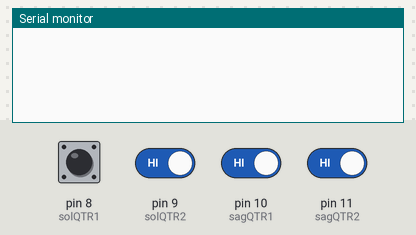
This sketch was run on a simulated Arduino Uno, built with avr-gcc and run on an emulated ATmega328P. Parts: the last lines printed to the serial monitor. The inputs (shaded band) are chosen by the test bench; at power-on: pin 8 (solQTR1), pin 9 (solQTR2), pin 10 (sagQTR1), pin 11 (sagQTR2) HIGH.

Above: at 1.2 s.
1.3 s: pin 8 (solQTR1) pulled LOW for 0.15 s
At 2.2 s:
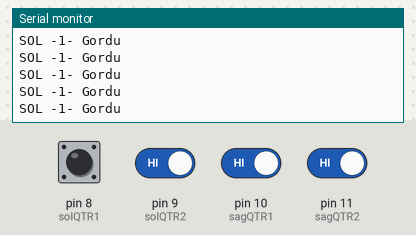
2.9 s: pin 9 (solQTR2) driven LOW
At 3.9 s:
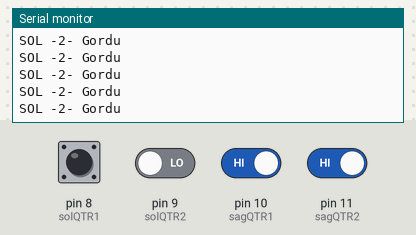
5.9 s: pin 10 (sagQTR1) driven LOW
At 6.6 s:
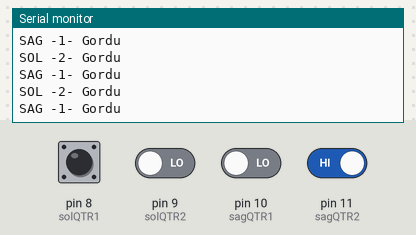

Measured:
- after the input at 1.3 s, the serial monitor: prints a new line at once (image 1)
- after the input at 2.9 s, the serial monitor: prints a new line at once (image 2)
- after the input at 5.9 s, the serial monitor: prints a new line after 0.07 s (image 3)

The sketch:

qtr.ino
```cpp
//QTRs
int solQTR1 = 8;
int solQTR2 = 9;
int sagQTR1 = 10;
int sagQTR2 = 11;

//Servo myservo;  // create servo object to control a servo
// twelve servo objects can be created on most boards

//int pos = 0;    // variable to store the servo position

void setup() {

  pinMode(solQTR1, INPUT_PULLUP);
  pinMode(solQTR2, INPUT);

  pinMode(sagQTR1, INPUT);
  pinMode(sagQTR2, INPUT);

  //myservo.attach(9);  // attaches the servo on pin 9 to the servo object

  Serial.begin(9600);

}

void loop() {

  if(!digitalRead(solQTR1)){

    Serial.println("SOL -1- Gordu");

  }

  if(!digitalRead(solQTR2)){

    Serial.println("SOL -2- Gordu");

  }

  if(!digitalRead(sagQTR1)){

    Serial.println("SAG -1- Gordu");

  }

  if(!digitalRead(sagQTR2)){

    Serial.println("SAG -2- Gordu");

  }


  /*if(digitalRead(solQTR2)){

    Serial.println("Sol QTR -2- gordu");

  }

  if(!digitalRead(sagQTR1)){

    Serial.println("Sag QTR -1- gordu");

  }


  if(!digitalRead(sagQTR2)){

    Serial.println("Sag QTR -2- gordu");

  }*/

}
```
